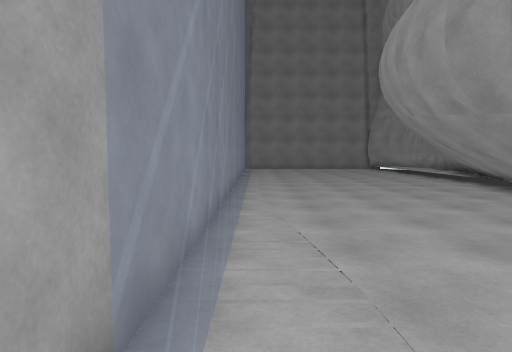
[1] (above)

16 first-person views from a walk through a Unity game level. The camera is 1.5 m above the floor, tilts 4° down and sees 75° across. The floor is counted in squares, 1 m on a side. Each view is taken from the middle of a square. On the plan, view 1 faces up. The plan holds only what a view shows up to about 15 squares ahead; the rest is blank. The place goes on beyond the plan. The player character is not drawn.

[2]
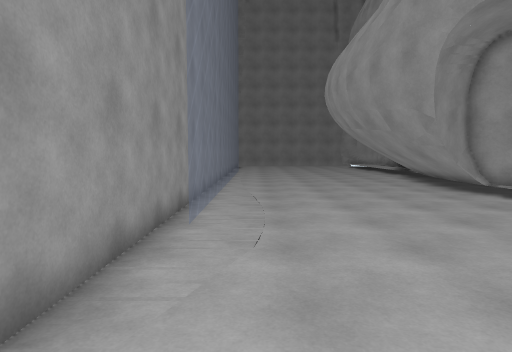

[3]
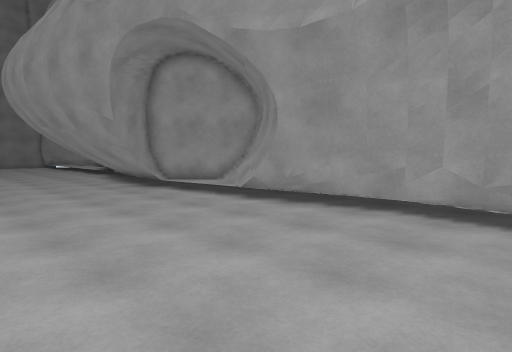

[4]
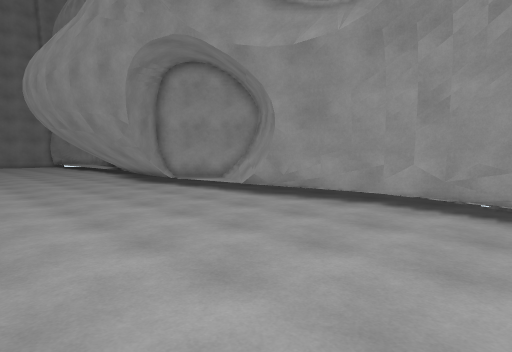

[5]
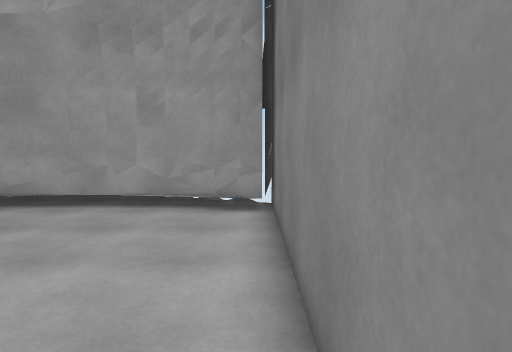

[6]
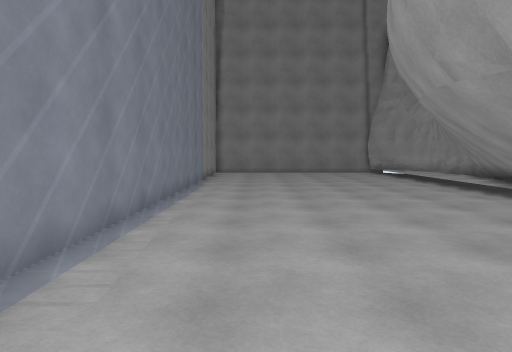

[7]
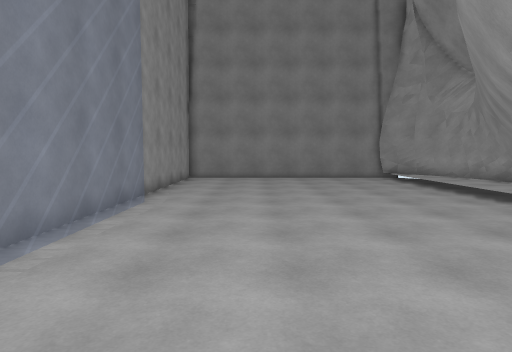

[8]
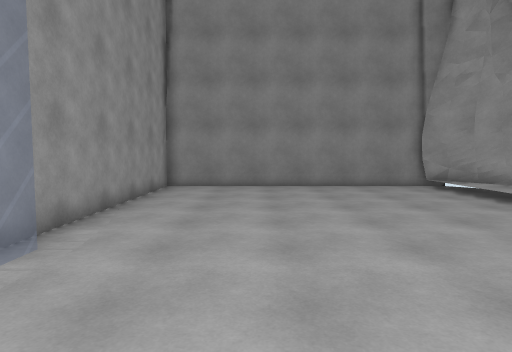

[9]
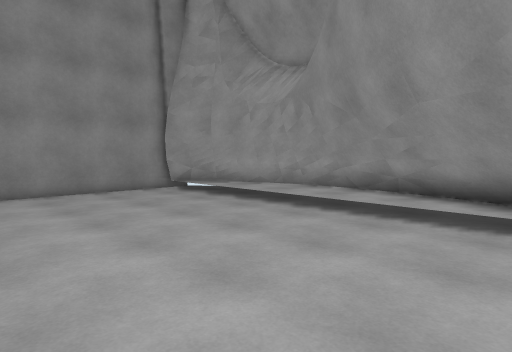

[10]
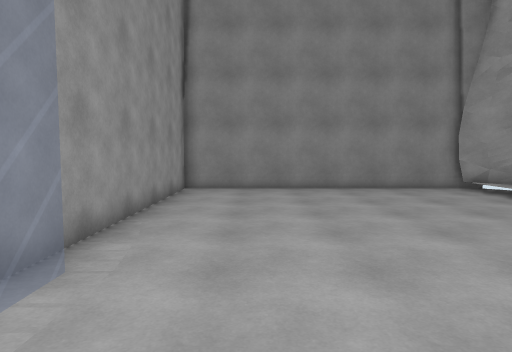

[11]
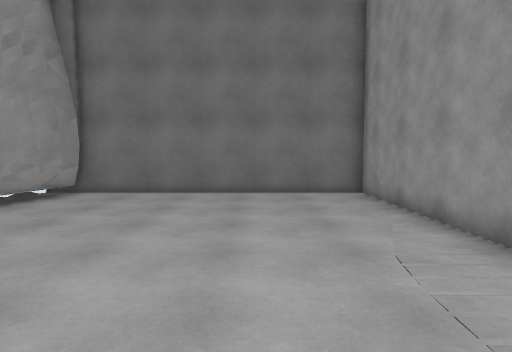

[12]
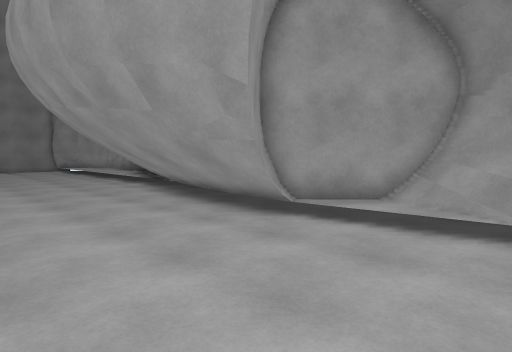

[13]
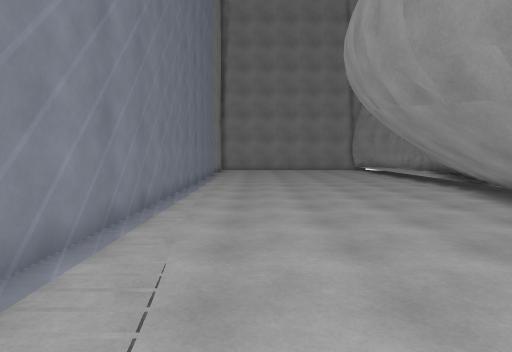

[14]
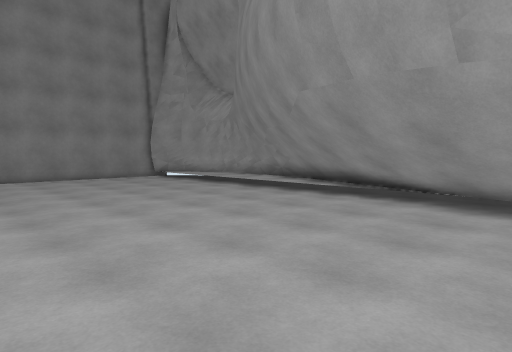

[15]
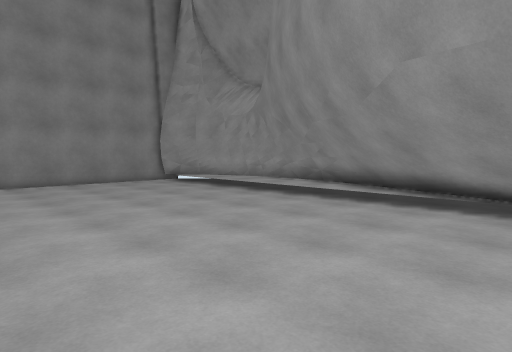

[16]
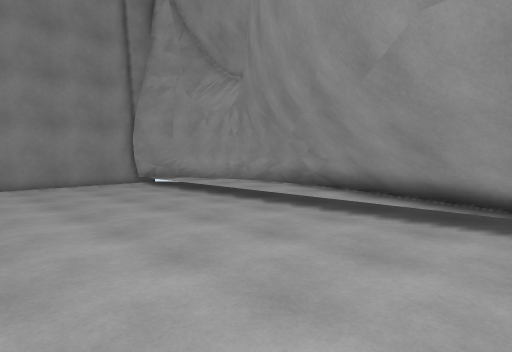

### Floor plan
Key: @ floor where view 1 was taken; # wall or solid block; . main floor; : floor 0.25 m higher than the main floor; = window, fence, low wall or low ledge.
Columns run from 1 left of view 1 to 13 right of it. Each row starts with its distance up from view 1.
 31 #############
 30 #...........##
 29 #...........:#
 28 #...........:##
 27 #...........::#
 26 #...........::#
 25 #...........::#
 24 #...........::#
 23 #...........:##
 22 #...........:##
 21 =...........##
 20 =...........##
 19 =...........#
 18 =..........##
 17 =..........##
 16 =.........##
 15 =.........##
 14 =........##
 13 =........##
 12 =........#
 11 =....... #
 10 =.......##
  9 =.......#
  8 =.......##
  7 =.......###
  6 =........####
  5 =..........:#=
  4 =..........::#
  3 =..........:=#
  2 =..........=##
  1 =..........##
  0 #@.........#
 -1 #..........#
 -2 #..........#
 -3 #..........##
 -4 #...........#
 -5 #...........#
 -6 #..........##
 -7 #..........#
 -8 #..........#
 -9 ############

Positions as (right, up) in squares from view 1, and headings:
1: (0, 0), facing up
2: (1, -6), facing up
3: (2, -7), facing up-right
4: (1, -8), facing up-right
5: (1, -8), facing right
6: (2, 6), facing up
7: (3, 11), facing up
8: (3, 16), facing up
9: (3, 18), facing up-right
10: (2, 17), facing up
11: (3, 4), facing down
12: (3, 1), facing up-right
13: (2, 2), facing up
14: (0, 11), facing up-right
15: (1, 14), facing up-right
16: (3, 15), facing up-right
